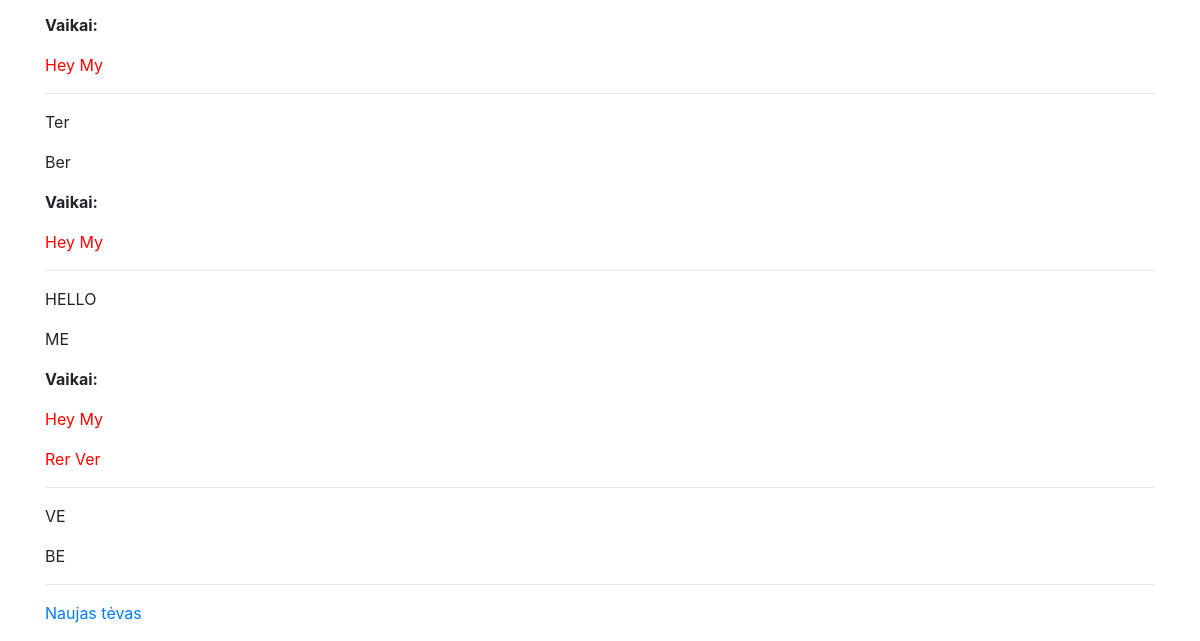
The page /tevai (lower part) on the database as committed earlier.
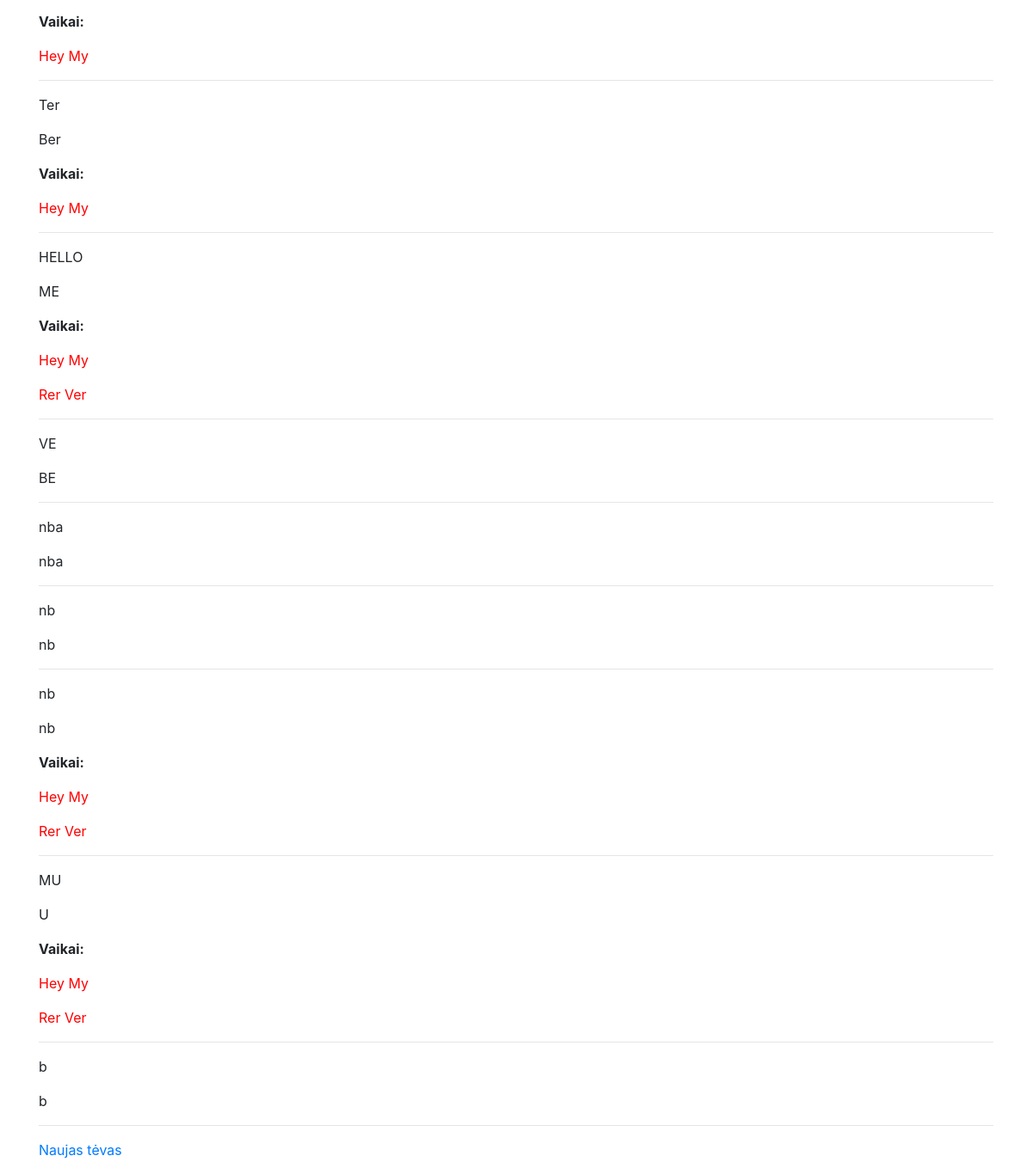
The same page on the database as committed later.
### app.py (models this page shows)
class Tevas(db.Model):
    __tablename__ = 'tevas'
    id = db.Column(db.Integer, primary_key=True)
    vardas = db.Column("Vardas", db.String)
    pavarde = db.Column("Pavardė", db.String)
    vaikai = db.relationship("Vaikas", secondary=association_table,
                          back_populates="tevai")

class Vaikas(db.Model):
    __tablename__ = 'vaikas'
    id = db.Column(db.Integer, primary_key=True)
    vardas = db.Column("Vardas", db.String)
    pavarde = db.Column("Pavardė", db.String)
    tevai = db.relationship("Tevas", secondary=association_table,
                         back_populates="vaikai")

### app.py (the view)
@app.route("/tevai")
def parents():
    try:
        visi_tevai = Tevas.query.all()
    except:
        visi_tevai = []
    return render_template("tevai.html", visi_tevai=visi_tevai)

### templates/tevai.html
{% extends "base.html" %} {% block content %} {% if visi_tevai %} {% for tevas
in visi_tevai %}
<hr />
<p>{{tevas.vardas}}</p>
<p>{{tevas.pavarde}}</p>
{% if tevas.vaikai %}
<p><strong>Vaikai:</strong></p>
{% for vaikas in tevas.vaikai %}
<p><span style="color:red">{{vaikas.vardas}} {{vaikas.pavarde}}</span></p>
{% endfor %} {% endif %} {% endfor %} {% endif %}
<hr />
<p><a href="{{ url_for('new_parent')}}">Naujas tėvas</a></p>
{% endblock %}

### templates/base.html (shortened to what this page needs)
<!DOCTYPE html>
<html lang="en">
<head>
  <link rel="stylesheet" href="https://stackpath.bootstrapcdn.com/bootstrap/4.1.3/css/bootstrap.min.css">
</head>
<body>
<div class="container">
  <br>
{% block content %}
{% endblock %}
</div>
</body>
</html>

Rows that differ between the two databases and show on the page:
added Tevas: vardas "nba", pavarde "nba"
added Tevas: vardas "nb", pavarde "nb"
added Tevas: vardas "nb", pavarde "nb", Vaikas (vardas "Hey", pavarde "My"), Vaikas (vardas "Rer", pavarde "Ver")
added Tevas: vardas "MU", pavarde "U", Vaikas (vardas "Hey", pavarde "My"), Vaikas (vardas "Rer", pavarde "Ver")
added Tevas: vardas "b", pavarde "b"
